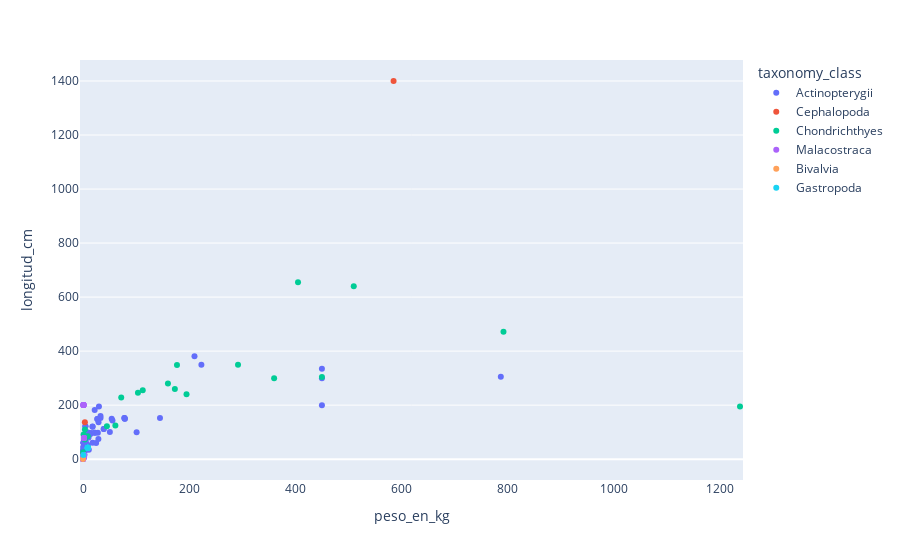

The code cell stored with this chart in its notebook:
### Code cell
fig = px.strip(data_frame = filtrado3,
        x          = "peso_en_kg",
        y          = "longitud_cm",
        color      = "taxonomy_class",
        hover_name      = "name",
        hover_data = ["locations", "characteristics_habitat", "characteristics_water_type"])
fig.show()

### Figure 1 — Plotly figure (JSON) as saved in the notebook; plotly's stock layout.template omitted (floating-point values rounded to 4 significant figures; data arrays with more than 128 entries replaced by an {"elided": "..."} marker saying what was removed)
{"data": [{"alignmentgroup": "True", "boxpoints": "all", "customdata": {"elided": "96x3 str values"}, "fillcolor": "rgba(255,255,255,0)", "hoveron": "points", "hovertemplate": "<b>%{hovertext}</b><br><br>taxonomy_class=Actinopterygii<br>peso_en_kg=%{x}<br>longitud_cm=%{y}<br>locations=%{customdata[0]}<br>characteristics_habitat=%{customdata[1]}<br>characteristics_water_type=%{customdata[2]}<extra></extra>", "hovertext": ["Albacore Tuna", "Alligator Gar", "Alligator Gar", "Anchovies", "Angelfish", "Anglerfish", "Arapaima", "Barramundi Fish", "Beluga Sturgeon", "Blobfish", "Blue Catfish", "Blue Catfish", "Bluefin Tuna", "Bluegill", "Bluegill", "Bonito Fish", "Bowfin", "Bowfin", "Bull Trout", "Butterfly Fish", "Carp", "Chinese Paddlefish", "Chinook Salmon", "Cichlid", "Cichlid", "Cichlid", "Clownfish", "Cobia Fish", "Codfish", "Discus", "Dragonfish", "Drum Fish", "Fangtooth", "Florida Gar", "Fluke Fish (summer flounder)", "Flying Fish", "Freshwater Eel", "Freshwater Eel", "Freshwater Eel", "Freshwater Eel", "Freshwater Eel", "Frogfish", "Gar", "Gar", "Goldfish", "Grass Carp", "Grass Carp", "Guppy", "Guppy", "Hardhead Catfish", "Koi Fish", "Lizardfish", "Lizardfish", "Lizardfish", "Lumpfish", "Mahi Mahi (Dolphin Fish)", "Mahi Mahi (Dolphin Fish)", "Mahi Mahi (Dolphin Fish)", "Mekong Giant Catfish", "Milkfish", "Milkfish", "Mojarra", "Mojarra", "Mojarra", "Monkfish", "Oscar Fish", "Oscar Fish", "Oscar Fish", "Oyster Toadfish", "Paddlefish", "Paddlefish", "Pipefish", "Piranha", "Redtail Catfish", "Rockfish", "Sardines", "Scorpion Fish", "Skipjack Tuna", "Sockeye Salmon", "Sockeye Salmon", "Spotted Gar", "Spotted Gar", "Sturgeon", "Sucker Fish", "Surgeonfish", "Surgeonfish", "Surgeonfish", "Swai Fish", "Tang", "Tarpon", "Tire Track Eel", "Toadfish", "Tuna", "Walleye Fish", "Wolf Eel", "Yellowfin Tuna"], "legendgroup": "Actinopterygii", "line": {"color": "rgba(255,255,255,0)"}, "marker": {"color": "#636efa"}, "name": "Actinopterygii", "offsetgroup": "Actinopterygii", "orientation": "v", "pointpos": 0, "showlegend": true, "type": "box", "x": [18, 78.75, 78.75, 0.028, 0.45, 24.75, 210, 54, 787, 9, 39, 39, 450, 0.81, 0.81, 5.6, 4.7, 4.7, 13.5, 0.05, 11, 223, 29, 1.5, 1.5, 1.5, 0.25, 30, 55.5, 0.2, 0.014, 50.6, 33, 4.5, 9, 4.7, 1.125, 1.125, 1.125, 1.125, 1.125, 0.03, 78, 78, 1.125, 22.28, 22.28, 0.001, 0.001, 2.9, 15.75, 3.37, 3.37, 3.37, 2, 9.9, 9.9, 9.9, 145, 7.8, 7.8, 0.45, 0.45, 0.45, 28, 1.5, 1.5, 1.5, 1.8, 27, 27, 0.5, 2.5, 29.25, 3, 1.6, 1.53, 10.5, 2, 2, 4.5, 4.5, 450, 18, 0.6, 0.6, 0.6, 33, 0.6, 22, 1.8, 1.08, 450, 9, 18, 101], "x0": " ", "xaxis": "x", "y": [120, 150, 150, 13, 25, 60, 381, 150, 304.8, 52, 111.2, 111.2, 300, 28.75, 28.75, 60, 80, 80, 92.5, 15, 35, 350, 75, 45, 45, 45, 14, 195, 143.5, 13.85, 26, 100.5, 160, 65, 45, 33, 61.25, 61.25, 61.25, 61.25, 61.25, 22, 152, 152, 3.75, 98, 98, 3.75, 3.75, 48.75, 97, 38, 38, 38, 31.5, 98, 98, 98, 152, 91.44, 91.44, 18.75, 18.75, 18.75, 97.5, 36, 36, 36, 31, 149, 149, 33.5, 17.5, 137, 60, 18.75, 35, 80, 61, 61, 122, 122, 335, 61, 15, 15, 15, 152, 45, 182, 44, 36, 200, 80, 121, 100], "y0": " ", "yaxis": "y"}, {"alignmentgroup": "True", "boxpoints": "all", "customdata": [["Ocean", "Surface to mid-water, Coral reef", "Unknown"], ["Ocean", "ocean", "Unknown"], ["NotListed", "Tropical and temperate deep waters around the globe", "Salt"]], "fillcolor": "rgba(255,255,255,0)", "hoveron": "points", "hovertemplate": "<b>%{hovertext}</b><br><br>taxonomy_class=Cephalopoda<br>peso_en_kg=%{x}<br>longitud_cm=%{y}<br>locations=%{customdata[0]}<br>characteristics_habitat=%{customdata[1]}<br>characteristics_water_type=%{customdata[2]}<extra></extra>", "hovertext": ["Blanket Octopus", "Colossal Squid", "Vampire Squid"], "legendgroup": "Cephalopoda", "line": {"color": "rgba(255,255,255,0)"}, "marker": {"color": "#EF553B"}, "name": "Cephalopoda", "offsetgroup": "Cephalopoda", "orientation": "v", "pointpos": 0, "showlegend": true, "type": "box", "x": [3.5, 585, 0.45], "x0": " ", "xaxis": "x", "y": [137, 1400, 20], "y0": " ", "yaxis": "y"}, {"alignmentgroup": "True", "boxpoints": "all", "customdata": [["Ocean", "Warm, offshore waters", "Brackish"], ["Ocean", "Shallow and tropical waters", "Unknown"], ["Ocean", "Deep ocean", "Salt"], ["LeastConcern", "Deep Sea", "Unknown"], ["Ocean", "Deep, cold, waters of the North Atlantic and the Arctic Oceans.", "Unknown"], ["Ocean", "coastal, continental shelves", "Salt"], ["Ocean", "Kelp beds and rocks close to the shore", "Salt"], ["Ocean", "Oceans", "Unknown"], ["Ocean", "Oceans", "Salt"], ["Ocean", "Coral reefs, lagoons, mangroves, grassy sea bed", "Salt"], ["Ocean", "marine, ocean", "Salt"], ["Ocean", "Shallow tropical and temperate waters close to the shore", "Unknown"], ["Ocean", "Coastal", "Salt"], ["Ocean", "Unknown", "Unknown"], ["Ocean", "Oceans", "Salt"], [null, "Generally found in along continental shelfs", "Salt"], ["Ocean", "Oceans", "Unknown"], ["Ocean", "Tropical and warm temperate waters", "Salt"], ["Ocean", "Oceans and seas", "Salt"], ["Ocean", "Black and Mediterranean Seas", "Unknown"], ["Ocean", "Deep water, upper continental slopes, seamounts.", "Salt"]], "fillcolor": "rgba(255,255,255,0)", "hoveron": "points", "hovertemplate": "<b>%{hovertext}</b><br><br>taxonomy_class=Chondrichthyes<br>peso_en_kg=%{x}<br>longitud_cm=%{y}<br>locations=%{customdata[0]}<br>characteristics_habitat=%{customdata[1]}<br>characteristics_water_type=%{customdata[2]}<extra></extra>", "hovertext": ["Bonnethead Shark", "Bull Shark", "Chimaera", "Goblin Shark", "Greenland Shark", "Hammerhead Shark", "Horn Shark", "Megamouth Shark", "Porbeagle Shark", "Reef Shark", "Salmon Shark", "Sand Tiger Shark", "Sawfish", "Shark", "Sixgill shark", "Skate Fish", "Sleeper Shark", "Spinner Shark", "Spiny Dogfish", "Stingray", "Viper shark (dogfish)"], "legendgroup": "Chondrichthyes", "line": {"color": "rgba(255,255,255,0)"}, "marker": {"color": "#00cc96"}, "name": "Chondrichthyes", "offsetgroup": "Chondrichthyes", "orientation": "v", "pointpos": 0, "showlegend": true, "type": "box", "x": [3.46, 160, 1.125, 177, 510, 292, 9, 792, 112.5, 103.5, 195, 173, 405, 1238.0, 360, 45, 450, 72, 3.6, 61, 0.39], "x0": " ", "xaxis": "x", "y": [73, 280, 91, 349, 640, 350, 85, 472, 255, 246, 240, 260, 655, 195, 300, 122, 304, 228, 110, 125, 26], "y0": " ", "yaxis": "y"}, {"alignmentgroup": "True", "boxpoints": "all", "customdata": {"elided": "45x3 str values"}, "fillcolor": "rgba(255,255,255,0)", "hoveron": "points", "hovertemplate": "<b>%{hovertext}</b><br><br>taxonomy_class=Malacostraca<br>peso_en_kg=%{x}<br>longitud_cm=%{y}<br>locations=%{customdata[0]}<br>characteristics_habitat=%{customdata[1]}<br>characteristics_water_type=%{customdata[2]}<extra></extra>", "hovertext": ["Christmas Island Red Crab", "Christmas Island Red Crab", "Crab", "Crab", "Crab", "Crab", "Crab", "Crab", "Crab", "Crab", "Crab", "Fiddler Crab", "Fiddler Crab", "Fiddler Crab", "Fiddler Crab", "Fiddler Crab", "Fiddler Crab", "Fiddler Crab", "Ghost Crab", "Horseshoe Crab", "Horseshoe Crab", "Horseshoe Crab", "Horseshoe Crab", "Horseshoe Crab", "Krill", "Sand Crab", "Sand Crab", "Sand Crab", "Sand Crab", "Sand Crab", "Sand Crab", "Sand Crab", "Sand Crab", "Sea Roach", "Sea Roach", "Snow Crab", "Woodlouse", "Woodlouse", "Woodlouse", "Woodlouse", "Woodlouse", "Woodlouse", "Woodlouse", "Woodlouse", "Yeti Crab"], "legendgroup": "Malacostraca", "line": {"color": "rgba(255,255,255,0)"}, "marker": {"color": "#ab63fa"}, "name": "Malacostraca", "offsetgroup": "Malacostraca", "orientation": "v", "pointpos": 0, "showlegend": true, "type": "box", "x": [0.47, 0.47, 1, 1, 1, 1, 1, 1, 1, 1, 1, 0.0018, 0.0018, 0.0018, 0.0018, 0.0018, 0.0018, 0.0018, 0.04, 2, 2, 2, 2, 2, 0.028, 0.5, 0.5, 0.5, 0.5, 0.5, 0.5, 0.5, 0.5, 0.028, 0.028, 2.7, 0.001, 0.001, 0.001, 0.001, 0.001, 0.001, 0.001, 0.001, 1.5], "x0": " ", "xaxis": "x", "y": [11.5, 11.5, 200.5, 200.5, 200.5, 200.5, 200.5, 200.5, 200.5, 200.5, 200.5, 5, 5, 5, 5, 5, 5, 5, 6.25, 78, 78, 78, 78, 78, 3, 3.5, 3.5, 3.5, 3.5, 3.5, 3.5, 3.5, 3.5, 2.5, 2.5, 15, 0.9, 0.9, 0.9, 0.9, 0.9, 0.9, 0.9, 0.9, 15], "y0": " ", "yaxis": "y"}, {"alignmentgroup": "True", "boxpoints": "all", "customdata": [["Ocean", "Reefs and rocky shores", "Brackish"]], "fillcolor": "rgba(255,255,255,0)", "hoveron": "points", "hovertemplate": "<b>%{hovertext}</b><br><br>taxonomy_class=Bivalvia<br>peso_en_kg=%{x}<br>longitud_cm=%{y}<br>locations=%{customdata[0]}<br>characteristics_habitat=%{customdata[1]}<br>characteristics_water_type=%{customdata[2]}<extra></extra>", "hovertext": ["Oyster"], "legendgroup": "Bivalvia", "line": {"color": "rgba(255,255,255,0)"}, "marker": {"color": "#FFA15A"}, "name": "Bivalvia", "offsetgroup": "Bivalvia", "orientation": "v", "pointpos": 0, "showlegend": true, "type": "box", "x": [0.05], "x0": " ", "xaxis": "x", "y": [0.63], "y0": " ", "yaxis": "y"}, {"alignmentgroup": "True", "boxpoints": "all", "customdata": [["Ocean", "Shallow and deep areas of oceans", "Salt"], ["Africa", "Well-vegetated areas", "Unknown"], ["Antarctica", "Well-vegetated areas", "Unknown"], ["Asia", "Well-vegetated areas", "Unknown"], ["Central-America", "Well-vegetated areas", "Unknown"], ["Eurasia", "Well-vegetated areas", "Unknown"], ["Europe", "Well-vegetated areas", "Unknown"], ["North-America", "Well-vegetated areas", "Unknown"], ["Ocean", "Well-vegetated areas", "Unknown"], ["Oceania", "Well-vegetated areas", "Unknown"], ["South-America", "Well-vegetated areas", "Unknown"]], "fillcolor": "rgba(255,255,255,0)", "hoveron": "points", "hovertemplate": "<b>%{hovertext}</b><br><br>taxonomy_class=Gastropoda<br>peso_en_kg=%{x}<br>longitud_cm=%{y}<br>locations=%{customdata[0]}<br>characteristics_habitat=%{customdata[1]}<br>characteristics_water_type=%{customdata[2]}<extra></extra>", "hovertext": ["Sea Slug", "Snail", "Snail", "Snail", "Snail", "Snail", "Snail", "Snail", "Snail", "Snail", "Snail"], "legendgroup": "Gastropoda", "line": {"color": "rgba(255,255,255,0)"}, "marker": {"color": "#19d3f3"}, "name": "Gastropoda", "offsetgroup": "Gastropoda", "orientation": "v", "pointpos": 0, "showlegend": true, "type": "box", "x": [0.74, 9, 9, 9, 9, 9, 9, 9, 9, 9, 9], "x0": " ", "xaxis": "x", "y": [15, 42.5, 42.5, 42.5, 42.5, 42.5, 42.5, 42.5, 42.5, 42.5, 42.5], "y0": " ", "yaxis": "y"}], "layout": {"autosize": true, "boxmode": "group", "legend": {"title": {"text": "taxonomy_class"}, "tracegroupgap": 0}, "margin": {"t": 60}, "xaxis": {"anchor": "y", "autorange": true, "domain": [0, 1], "range": [-3.28, 1241.0], "title": {"text": "peso_en_kg"}, "type": "linear"}, "yaxis": {"anchor": "x", "autorange": true, "domain": [0, 1], "range": [-77.11, 1478.0], "title": {"text": "longitud_cm"}, "type": "linear"}}}
